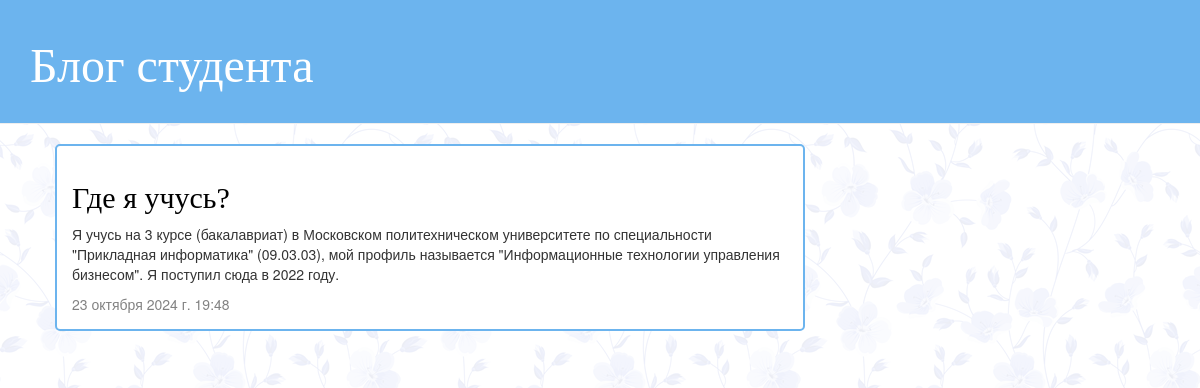
The app's page /post/2/ with its own data.
### blog/models.py (models this page shows, shortened)
class Post(models.Model):
    author = models.ForeignKey(settings.AUTH_USER_MODEL, on_delete=models.CASCADE)
    title = models.CharField(max_length=200)
    text = models.TextField()
    created_date = models.DateTimeField(default=timezone.now)
    published_date = models.DateTimeField(blank=True, null=True)

### blog/views.py (the view)
# urls.py: path('post/<int:pk>/', views.post_detail, name='post_detail'),
def post_detail(request, pk):
    post = get_object_or_404(Post, pk=pk)
    return render(request, 'blog/post_detail.html', {'post': post})

### blog/templates/blog/post_detail.html (shortened to what this page needs)
{% extends 'blog/base.html' %}
{% block content %}
    <div class="post">
        <h2>{{ post.title }}</h2>
        <p>{{ post.text|linebreaksbr }}</p>
				{% if post.published_date %}
            <div class="date">
                {{ post.published_date }}
            </div>
        {% endif %}
    </div>
{% endblock %}

### blog/static/css/blog.css (style rules this page uses)
body { background: linear-gradient(rgba(255, 255, 255, 0.92), rgba(255, 255, 255, 0.92)), url("../images/background4.png"); }
h2, h3, h4 { font-family: 'Italiana'; color: #000000; }
.date { color: #828282; }
.post { margin-bottom: 30px; border: solid 2px #6CB4EE; padding: 15px; border-radius: 5px; background-color: #ffffff; }

### records on screen
Post: title "Где я учусь?", text "Я учусь на 3 курсе (бакалавриат) в Московском политехническом университете по специальности \"Прикладная информатика\" (09.03.03), мой профиль называется \"Информационные технологии управления бизнесом\". Я поступил сюда в 2022 году.", published_date "23 октября 2024 г. 19:48"
